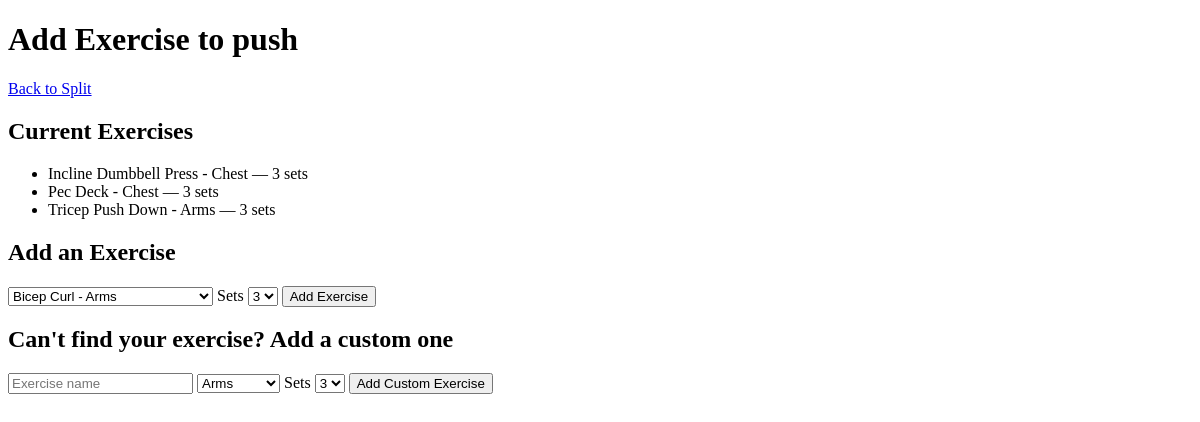
Page /split/1/add-day-exercise/1 on the earlier database version.
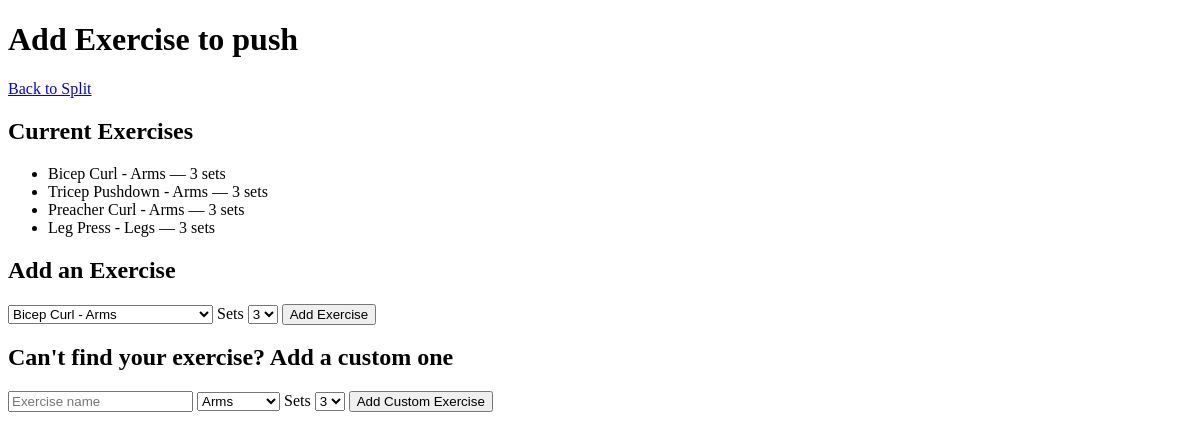
Same page on the later database version.
### tables this page shows
CREATE TABLE split_exercises (
            id INTEGER PRIMARY KEY AUTOINCREMENT,
            split_day_id INTEGER NOT NULL,
            exercise_id INTEGER NOT NULL,
            sets_count INTEGER NOT NULL DEFAULT 3,
            FOREIGN KEY (split_day_id) REFERENCES split_days(id),
            FOREIGN KEY (exercise_id) REFERENCES exercises(id)
        );

CREATE TABLE exercises (
            id INTEGER PRIMARY KEY AUTOINCREMENT,
            name TEXT NOT NULL,
            muscle_group TEXT NOT NULL
        );

### app.py (the view)
@app.route("/split/<int:split_id>/add-day-exercise/<int:day_id>")
def add_day_exercise_page(split_id, day_id):
    conn = get_db()
    cursor = conn.cursor()
    cursor.execute("SELECT * FROM split_days WHERE id = ?", (day_id,))
    day = cursor.fetchone()
    cursor.execute("""
        SELECT exercises.*, split_exercises.sets_count FROM exercises
        JOIN split_exercises ON exercises.id = split_exercises.exercise_id
        WHERE split_exercises.split_day_id = ?
    """, (day_id,))
    current_exercises = cursor.fetchall()
    cursor.execute("SELECT * FROM exercises ORDER BY muscle_group")
    all_exercises = cursor.fetchall()
    conn.close()
    return render_template("add_day_exercise.html",
        day=day,
        split_id=split_id,
        current_exercises=current_exercises,
        all_exercises=all_exercises
    )

### app.py (called while the page is built)
def get_db():
    conn = sqlite3.connect(DB_PATH)
    conn.row_factory = sqlite3.Row
    return conn

### templates/add_day_exercise.html (shortened to what this page needs)
<!DOCTYPE html>
<html lang="en">
<head>
</head>
<body>
    <h1>Add Exercise to {{ day.day_name }}</h1>
    <a href="/split/{{ split_id }}">Back to Split</a>
    <h2>Current Exercises</h2>
    {% if current_exercises %}
        <ul>
            {% for exercise in current_exercises %}
                <li>{{ exercise.name }} - {{ exercise.muscle_group }} — {{ exercise.sets_count }} sets</li>
            {% endfor %}
        </ul>
    {% else %}
        <p>No exercises added yet.</p>
    {% endif %}
    <h2>Add an Exercise</h2>
    <form action="/split/{{ split_id }}/add-day-exercise/{{ day.id }}" method="POST">
        <select name="exercise_id">
            {% for exercise in all_exercises %}
                <option value="{{ exercise.id }}">{{ exercise.name }} - {{ exercise.muscle_group }}</option>
            {% endfor %}
        </select>
        <label>Sets</label>
        <select name="sets_count">
            <option value="3" selected>3</option>
        </select>
        <button type="submit">Add Exercise</button>
    </form>
    <h2>Can't find your exercise? Add a custom one</h2>
    <form action="/split/{{ split_id }}/add-custom-exercise/{{ day.id }}" method="POST">
        <input type="text" name="name" placeholder="Exercise name" required>
        <select name="muscle_group">
            <option value="Arms">Arms</option>
        </select>
        <label>Sets</label>
        <select name="sets_count">
            <option value="3" selected>3</option>
        </select>
        <button type="submit">Add Custom Exercise</button>
    </form>
</body>
</html>

Differences in the rows shown:
removed split_exercises: name "Incline Dumbbell Press", muscle_group "Chest", sets_count "3"
removed split_exercises: name "Pec Deck", muscle_group "Chest", sets_count "3"
removed split_exercises: name "Tricep Push Down", muscle_group "Arms", sets_count "3"
added split_exercises: name "Bicep Curl", muscle_group "Arms", sets_count "3"
added split_exercises: name "Tricep Pushdown", muscle_group "Arms", sets_count "3"
added split_exercises: name "Preacher Curl", muscle_group "Arms", sets_count "3"
added split_exercises: name "Leg Press", muscle_group "Legs", sets_count "3"
